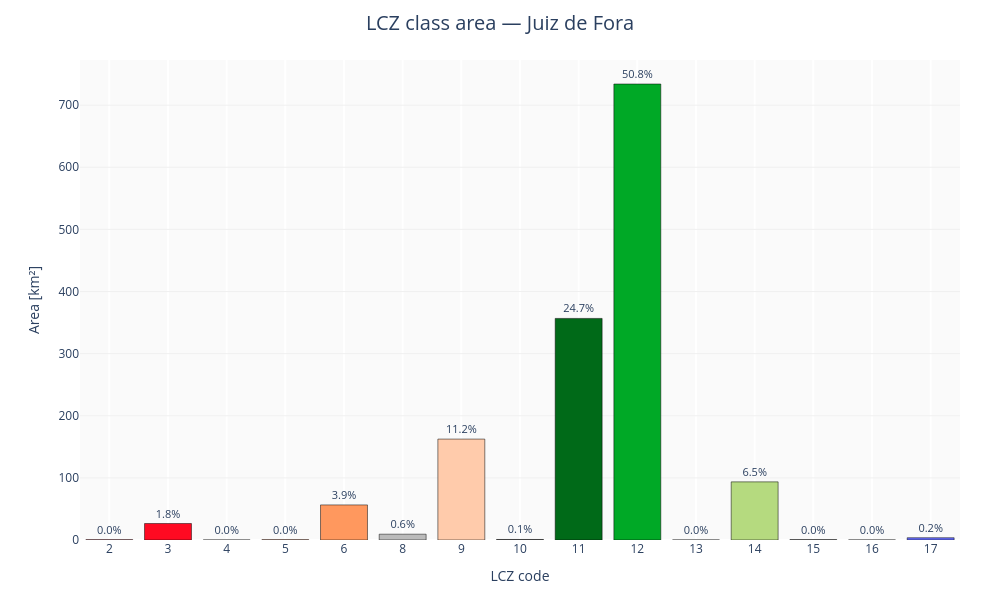

The notebook cell saved with this chart:
### Markdown cell above
### Bar chart — best for precise class-by-class comparison

A bar chart is the right default whenever the audience needs to compare exact magnitudes across all 17 classes, or rank classes by area. Bars make small differences between adjacent classes easy to read off, which pie-style charts do not.

### Code cell
from LCZ4py import lcz_cal_area

area_bar = lcz_cal_area(map_path, plot_type="bar", title="LCZ class area — Juiz de Fora")
area_bar.fig.show()
area_bar.df

### Figure 1 — Plotly figure (JSON) as saved in the notebook; plotly's stock layout.template omitted (floating-point values rounded to 4 significant figures)
{"data": [{"customdata": [["Compact midrise", 0.03], ["Compact lowrise", 1.83], ["Open highrise", 0], ["Open midrise", 0.03], ["Open lowrise", 3.91], ["Large lowrise", 0.65], ["Sparsely built", 11.24], ["Heavy Industry", 0.06], ["Dense trees", 24.68], ["Scattered trees", 50.8], ["Bush, scrub", 0.01], ["Low plants", 6.48], ["Bare rock or paved", 0.03], ["Bare soil or sand", 0.01], ["Water", 0.25]], "hovertemplate": "<b>LCZ %{x}</b><br>%{customdata[0]}<br>Area: %{y:.2f} km²<br>Percentage: %{customdata[1]}<extra></extra>", "marker": {"color": ["#D9081C", "#FF0A22", "#C54F1E", "#FF6628", "#FF985E", "#BBBBBB", "#FFCBAB", "#565656", "#006A18", "#00A926", "#628432", "#B5DA7F", "#000000", "#FCF7B1", "#656BFA"], "line": {"color": "black", "width": 0.5}}, "text": ["0.0%", "1.8%", "0.0%", "0.0%", "3.9%", "0.6%", "11.2%", "0.1%", "24.7%", "50.8%", "0.0%", "6.5%", "0.0%", "0.0%", "0.2%"], "textfont": {"size": 11}, "textposition": "outside", "type": "bar", "x": ["2", "3", "4", "5", "6", "8", "9", "10", "11", "12", "13", "14", "15", "16", "17"], "y": [0.39, 26.51, 0.04, 0.37, 56.51, 9.36, 162.4, 0.84, 356.7, 734.1, 0.08, 93.58, 0.46, 0.1, 3.65]}], "layout": {"height": 600, "hoverlabel": {"bgcolor": "white", "font": {"size": 13}}, "margin": {"b": 60, "l": 80, "r": 40, "t": 60}, "paper_bgcolor": "white", "plot_bgcolor": "#fafafa", "title": {"font": {"size": 20}, "text": "LCZ class area — Juiz de Fora", "x": 0.5, "xanchor": "center"}, "width": 1000, "xaxis": {"gridcolor": "white", "gridwidth": 2, "tickfont": {"size": 12}, "title": {"font": {"size": 14}, "text": "LCZ code"}}, "yaxis": {"gridcolor": "#f0f0f0", "tickfont": {"size": 12}, "title": {"font": {"size": 14}, "text": "Area [km²]"}}}}
